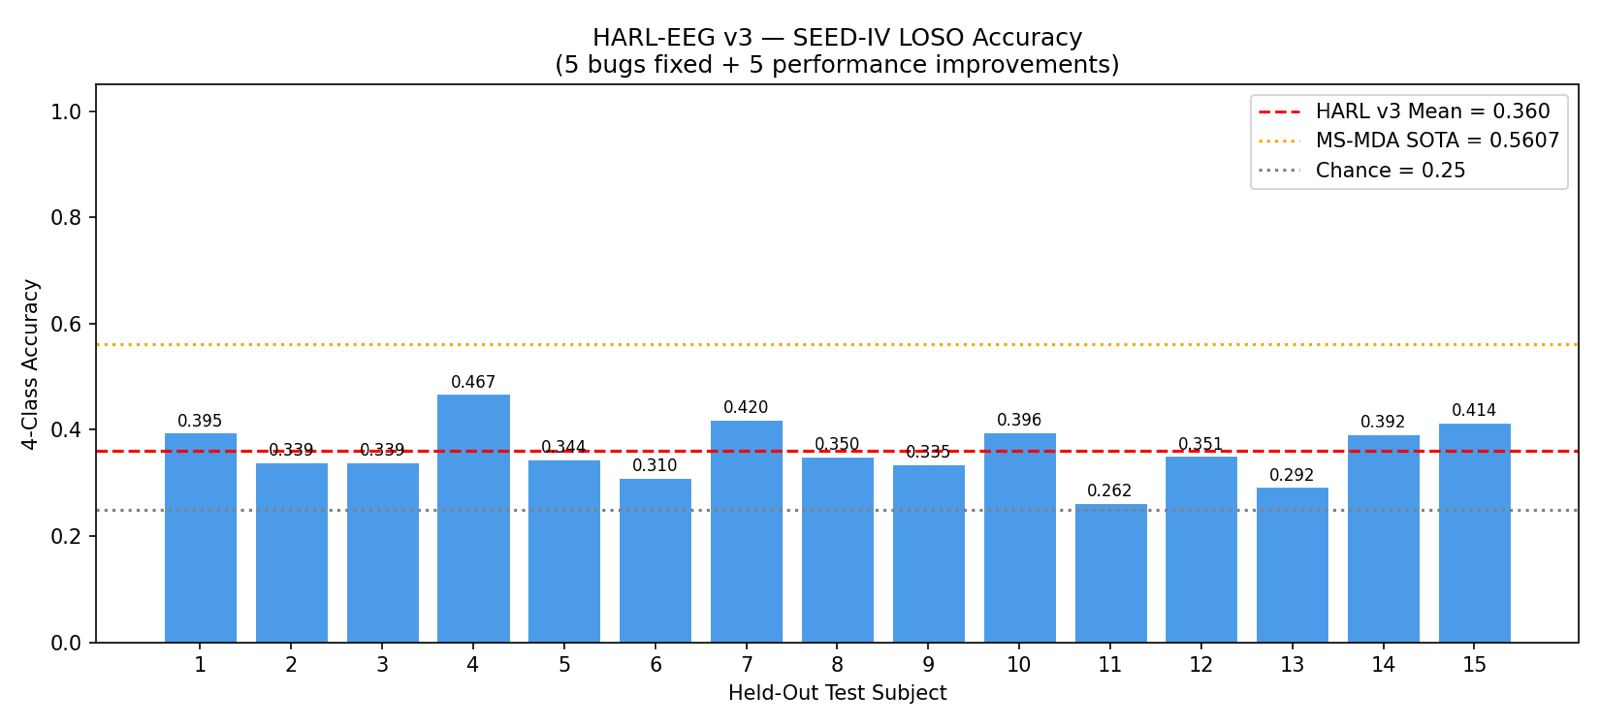

Reproduce this figure in Python.
"""
=============================================================================
HARL-EEG  v3  —  All 5 Bugs Fixed + All 5 Performance Improvements
SEED-IV  |  Subject-Independent LOSO  |  4-Class Emotion Recognition
=============================================================================
CARRIED OVER FROM v2 (BUG FIXES)
---------------------------------
FIX-1  PPO ratio now evaluates OLD actions under NEW policy
        dist_new.log_prob(w_old)  instead of  dist_new.log_prob(w_new)

FIX-2  Two separate optimizers: supervised_opt / rl_opt
        RL policy receives its own gradient path, no conflicts

FIX-3  Follows from FIX-2  — optimizer separation eliminates gradient
        overwrite between supervised and RL update steps

FIX-4  Target centroid computed from CALIBRATION SPLIT (10% of test
        subject data, labels unused) — no distribution leakage

FIX-5  DomainGapEstimator normalises concatenated features with
        LayerNorm before the MLP — stable gap signal across folds

NEW IN v3 (PERFORMANCE IMPROVEMENTS)
--------------------------------------
IMPR-1  LAMBDA_RL raised 0.01 → 0.05  (RL actually moves the loss now)

IMPR-2  RL controls domain-adaptation strength:
            λ_dann  = base * (1 + w.mean())
            λ_coral = base * (1 + w.mean())
        High-weight batches get stronger domain alignment — RL now
        directly steers cross-subject generalisation, not just CE.

IMPR-3  Stable reward:
            R = -per_ce.detach() + 0.2*(1 - gap.detach())
        Removes the unstable (1-conf)*(1-gap) product; raw CE signal
        is much cleaner credit assignment for PPO.

IMPR-4  L2-normalise features before gap estimation:
            src  = F.normalize(src_feat,  dim=1)
            cent = F.normalize(tgt_centroid, dim=0)
        Cosine-space distances are scale-invariant across subjects/folds.

IMPR-5  Entropy bonus in PPO:
            rl_loss = -min(surr1,surr2).mean() - 0.01*entropy.mean()
        Keeps the policy from collapsing to a constant weight too early.

WHERE RL IS APPLIED  (search "# RL-N" tags)
-------------------------------------------
RL-1   RLSampleWeightPolicy     — PPO actor definition
RL-2   DomainGapEstimator       — domain-gap state feature
RL-3   HARLModel.get_sample_weights  — state assembly + action sample
RL-4   train_epoch              — weighted CE  +  IMPR-2 λ-scaling
RL-5   _update_rl_policy        — PPO clipped surrogate + IMPR-5 entropy
RL-6   reward function          — IMPR-3 stable reward
=============================================================================
"""

# ─────────────────────────────────────────────────────────────────────────────
# Imports
# ─────────────────────────────────────────────────────────────────────────────
import os
import glob
import random
import collections
from pathlib import Path

import numpy as np
import scipy.io as sio
import matplotlib.pyplot as plt
from sklearn.metrics import accuracy_score

import torch
import torch.nn as nn
import torch.nn.functional as F
import torch.optim as optim

# ─────────────────────────────────────────────────────────────────────────────
# Reproducibility
# ─────────────────────────────────────────────────────────────────────────────
SEED = 42
random.seed(SEED)
np.random.seed(SEED)
torch.manual_seed(SEED)
if torch.cuda.is_available():
    torch.cuda.manual_seed_all(SEED)

DEVICE = torch.device("cuda" if torch.cuda.is_available() else "cpu")
print(f"Using device: {DEVICE}")

# ─────────────────────────────────────────────────────────────────────────────
# Paths & constants
# ─────────────────────────────────────────────────────────────────────────────
SEED_IV_PATH = "/kaggle/input/datasets/shashankmauryasvnit/seed-iv-eeg-features/eeg_feature_smooth"
CKPT_DIR     = Path("/kaggle/working/checkpoints_seed_iv_loso_v3")
CKPT_DIR.mkdir(parents=True, exist_ok=True)

N_CH    = 62
N_BANDS = 5

SESSION_LABELS = {
    1: [1,2,3,0,2,0,0,1,0,1,2,1,1,1,2,3,2,2,3,3,0,3,0,3],
    2: [2,1,3,0,0,2,0,2,3,3,2,3,2,0,1,1,2,1,0,3,0,1,3,1],
    3: [1,2,2,1,3,3,3,1,1,2,1,0,2,3,3,0,2,3,0,0,2,0,1,0],
}

# ── Hyperparameters ───────────────────────────────────────────────────────────
N_EPOCHS         = 60
BATCH_SIZE       = 128
LR_SUP           = 3e-4
LR_RL            = 3e-5

LAMBDA_DANN      = 0.1
LAMBDA_CORAL     = 0.05
LAMBDA_RL        = 0.05      # IMPR-1: raised from 0.01 → 0.05 (RL now moves loss)

PPO_CLIP         = 0.2
ENTROPY_COEF     = 0.01      # IMPR-5: entropy bonus coefficient
RL_UPDATE_EVERY  = 5
RL_START_EPOCH   = 5
CALIB_FRACTION   = 0.10      # FIX-4: calibration split fraction


# ─────────────────────────────────────────────────────────────────────────────
# Data loading
# ─────────────────────────────────────────────────────────────────────────────
def load_subject_raw(subj_id: int) -> tuple:
    pattern = os.path.join(SEED_IV_PATH, "**", f"{subj_id}_*.mat")
    files   = sorted(glob.glob(pattern, recursive=True))
    if not files:
        raise FileNotFoundError(f"Cannot find SEED-IV files for subject {subj_id}")

    features_list, labels_list = [], []

    for file_idx, file in enumerate(files[:3]):
        session_num    = file_idx + 1
        mat_data       = sio.loadmat(file)
        trial_keys     = sorted(
            [k for k in mat_data.keys() if "de_movingAve" in k],
            key=lambda x: int("".join(filter(str.isdigit, x)))
        )
        session_labels = SESSION_LABELS[session_num]

        for t_idx, key in enumerate(trial_keys):
            de    = mat_data[key].astype(np.float32)
            shape = de.shape
            if len(shape) == 3:
                ch_axis   = shape.index(62) if 62 in shape else 0
                band_axis = shape.index(5)  if 5  in shape else 2
                time_axis = [i for i in range(3) if i not in [ch_axis, band_axis]][0]
                de = np.transpose(de, (time_axis, ch_axis, band_axis))
            label = session_labels[t_idx]
            for w in range(de.shape[0]):
                features_list.append(de[w])
                labels_list.append(label)

    return (
        np.array(features_list, dtype=np.float32),
        {"emotion": np.array(labels_list, dtype=np.int64)},
    )


def load_all_subjects(subject_ids: list) -> tuple:
    windows_list, subj_id_list = [], []
    label_lists = collections.defaultdict(list)
    available   = []

    for sid in subject_ids:
        try:
            w, l = load_subject_raw(sid)
            windows_list.append(w)
            subj_id_list.append(np.full(len(w), sid, dtype=np.int32))
            for k, v in l.items():
                label_lists[k].append(v)
            available.append(sid)
            print(f"  Subject {sid:02d}: {len(w)} windows")
        except FileNotFoundError as e:
            print(f"  SKIP: {e}")

    all_windows       = np.concatenate(windows_list, axis=0)
    subject_ids_array = np.concatenate(subj_id_list)
    all_labels        = {k: np.concatenate(v) for k, v in label_lists.items()}
    print(f"\nTotal: {all_windows.shape[0]} windows from {len(available)} subjects")
    return all_windows, all_labels, subject_ids_array, available


def global_normalize(X_train: np.ndarray, X_test: np.ndarray) -> tuple:
    mu  = X_train.mean(axis=(0, 2), keepdims=True)
    std = X_train.std(axis=(0, 2),  keepdims=True)
    std[std < 1e-8] = 1e-8
    return (X_train - mu) / std, (X_test - mu) / std


# ─────────────────────────────────────────────────────────────────────────────
# Electrode adjacency
# ─────────────────────────────────────────────────────────────────────────────
def build_electrode_adjacency(n_ch: int = 62, k: int = 6) -> torch.Tensor:
    layout = [
        (0,0),(0,1),(0,2),(0,3),(0,4),
        (1,0),(1,1),(1,2),(1,3),(1,4),(1,5),(1,6),(1,7),(1,8),
        (2,0),(2,1),(2,2),(2,3),(2,4),(2,5),(2,6),(2,7),(2,8),
        (3,0),(3,1),(3,2),(3,3),(3,4),(3,5),(3,6),(3,7),(3,8),
        (4,0),(4,1),(4,2),(4,3),(4,4),(4,5),(4,6),(4,7),(4,8),
        (5,0),(5,1),(5,2),(5,3),(5,4),(5,5),(5,6),(5,7),(5,8),
        (6,0),(6,1),(6,2),(6,3),(6,4),(6,5),(6,6),(6,7),
        (7,0),(7,1),
    ]
    assert len(layout) == 62

    coords = np.array([[r * 2.0, p * 2.0] for r, p in layout], dtype=np.float32)
    adj    = np.zeros((n_ch, n_ch), dtype=np.float32)

    for i in range(n_ch):
        dists    = np.linalg.norm(coords - coords[i], axis=1)
        dists[i] = np.inf
        for j in np.argsort(dists)[:k]:
            adj[i, j] = adj[j, i] = 1.0

    adj      = adj + np.eye(n_ch)
    D        = np.diag(adj.sum(axis=1) ** -0.5)
    adj_norm = D @ adj @ D
    return torch.tensor(adj_norm, dtype=torch.float32)


ADJ = build_electrode_adjacency(N_CH, k=6)


# ─────────────────────────────────────────────────────────────────────────────
# Feature extractor — Spatial GCN
# ─────────────────────────────────────────────────────────────────────────────
class GraphConvLayer(nn.Module):
    def __init__(self, in_dim: int, out_dim: int):
        super().__init__()
        self.W  = nn.Linear(in_dim, out_dim, bias=False)
        self.bn = nn.BatchNorm1d(out_dim)

    def forward(self, x: torch.Tensor, adj: torch.Tensor) -> torch.Tensor:
        out     = torch.bmm(adj.unsqueeze(0).expand(x.size(0), -1, -1), x)
        out     = self.W(out)
        B, C, D = out.shape
        return F.relu(self.bn(out.reshape(B * C, D)).reshape(B, C, D))


class SpatialGCNEncoder(nn.Module):
    def __init__(self, in_dim: int = 5, hidden: int = 64, out_dim: int = 128):
        super().__init__()
        self.gc1  = GraphConvLayer(in_dim, hidden)
        self.gc2  = GraphConvLayer(hidden, out_dim)
        self.drop = nn.Dropout(0.3)

    def forward(self, x: torch.Tensor) -> torch.Tensor:
        adj = ADJ.to(x.device)
        h   = self.drop(self.gc1(x, adj))
        return self.gc2(h, adj).mean(dim=1)   # (B, out_dim)


# ─────────────────────────────────────────────────────────────────────────────
# Feature extractor — Band Transformer
# ─────────────────────────────────────────────────────────────────────────────
class BandTransformer(nn.Module):
    def __init__(self, n_bands: int = 5, n_ch: int = 62,
                 d_model: int = 64, nhead: int = 4, out_dim: int = 128):
        super().__init__()
        self.proj    = nn.Linear(n_ch, d_model)
        self.pos_emb = nn.Parameter(torch.randn(1, n_bands, d_model) * 0.02)
        enc          = nn.TransformerEncoderLayer(
            d_model=d_model, nhead=nhead, dim_feedforward=d_model * 2,
            dropout=0.1, batch_first=True, norm_first=True
        )
        self.transformer = nn.TransformerEncoder(enc, num_layers=2)
        self.fc_out      = nn.Linear(n_bands * d_model, out_dim)

    def forward(self, x: torch.Tensor) -> torch.Tensor:
        h = self.proj(x.permute(0, 2, 1)) + self.pos_emb   # (B, 5, d_model)
        h = self.transformer(h).reshape(h.size(0), -1)
        return F.relu(self.fc_out(h))                        # (B, out_dim)


class HARLFeatureExtractor(nn.Module):
    def __init__(self, n_ch: int = 62, n_bands: int = 5, feature_dim: int = 256):
        super().__init__()
        self.gcn        = SpatialGCNEncoder(in_dim=n_bands, hidden=64, out_dim=128)
        self.band_trans = BandTransformer(n_bands=n_bands, n_ch=n_ch,
                                          d_model=64, nhead=4, out_dim=128)
        self.fusion     = nn.Sequential(
            nn.Linear(256, feature_dim),
            nn.LayerNorm(feature_dim),
            nn.GELU(),
            nn.Dropout(0.3),
        )

    def forward(self, x: torch.Tensor) -> torch.Tensor:
        return self.fusion(torch.cat([self.gcn(x), self.band_trans(x)], dim=1))


# ─────────────────────────────────────────────────────────────────────────────
# Domain adaptation helpers
# ─────────────────────────────────────────────────────────────────────────────
class GradientReversalFn(torch.autograd.Function):
    @staticmethod
    def forward(ctx, x, alpha):
        ctx.alpha = alpha
        return x.clone()

    @staticmethod
    def backward(ctx, grad):
        return -ctx.alpha * grad, None


class GradientReversal(nn.Module):
    def __init__(self, alpha: float = 0.5):
        super().__init__()
        self.alpha = alpha

    def forward(self, x):
        return GradientReversalFn.apply(x, self.alpha)


def coral_loss(source: torch.Tensor, target: torch.Tensor) -> torch.Tensor:
    d = source.size(1)
    def cov(X):
        Xc = X - X.mean(0, keepdim=True)
        return (Xc.T @ Xc) / (X.size(0) - 1 + 1e-8)
    return ((cov(source) - cov(target)) ** 2).sum() / (4.0 * d * d)


# ─────────────────────────────────────────────────────────────────────────────
# RL-2  DomainGapEstimator
# (FIX-5: LayerNorm before MLP  +  IMPR-4: L2-normalise before concatenation)
# ─────────────────────────────────────────────────────────────────────────────
class DomainGapEstimator(nn.Module):
    """
    RL COMPONENT 2 — Scalar domain-gap signal for the RL state.

    FIX-5:   LayerNorm applied to the concatenated [src, centroid] before MLP.
    IMPR-4:  Both src_feat and tgt_centroid are L2-normalised BEFORE
             concatenation.  Cosine-space distances are scale-invariant across
             subjects and recording sessions, making the gap signal consistent
             across all LOSO folds.
    """
    def __init__(self, feat_dim: int = 256):
        super().__init__()
        self.norm = nn.LayerNorm(feat_dim * 2)   # FIX-5: applied after concat
        self.fc   = nn.Sequential(
            nn.Linear(feat_dim * 2, 64), nn.ReLU(),
            nn.Linear(64, 1),            nn.Sigmoid(),
        )

    def forward(self, src_feat: torch.Tensor, tgt_centroid: torch.Tensor) -> torch.Tensor:
        # IMPR-4: L2-normalise → cosine-space, scale-invariant gap signal
        src_n  = F.normalize(src_feat,    dim=1)               # (B, 256)
        cent_n = F.normalize(tgt_centroid, dim=0).unsqueeze(0) # (1, 256)
        expanded = cent_n.expand_as(src_n)                     # (B, 256)

        cat_feat = torch.cat([src_n, expanded], dim=1)         # (B, 512)
        return self.fc(self.norm(cat_feat))                     # (B, 1)


# ─────────────────────────────────────────────────────────────────────────────
# RL-1  RLSampleWeightPolicy  (PPO actor)
# ─────────────────────────────────────────────────────────────────────────────
class RLSampleWeightPolicy(nn.Module):
    """
    RL COMPONENT 1 — Stochastic policy (actor).

    State  (258-dim): [feature (256), domain_gap (1), confidence (1)]
    Action (scalar) : w ∈ [0, 1]  — per-sample CE loss weight

    forward()  →  (w, log_prob)   sample new action
    evaluate() →  (log_prob, entropy)   evaluate OLD action under NEW policy
                  entropy returned to support IMPR-5 bonus
    """
    def __init__(self, state_dim: int = 258):
        super().__init__()
        self.actor = nn.Sequential(
            nn.Linear(state_dim, 128), nn.ReLU(),
            nn.Linear(128, 64),        nn.ReLU(),
            nn.Linear(64, 1),          nn.Sigmoid(),
        )
        self.log_std = nn.Parameter(torch.zeros(1))

    def _dist(self, state: torch.Tensor) -> torch.distributions.Normal:
        mean = self.actor(state)
        std  = self.log_std.exp().clamp(0.01, 0.5)
        return torch.distributions.Normal(mean, std)

    def forward(self, state: torch.Tensor) -> tuple:
        dist   = self._dist(state)
        w      = dist.rsample().clamp(0.0, 1.0)
        log_p  = dist.log_prob(w)
        return w, log_p

    def evaluate(self, state: torch.Tensor, w_old: torch.Tensor) -> tuple:
        """
        FIX-1  — log π_new(w_OLD | state)
        IMPR-5 — also return entropy for the PPO bonus term
        """
        dist    = self._dist(state)
        log_p   = dist.log_prob(w_old.clamp(0.0, 1.0))   # (B, 1)
        entropy = dist.entropy()                           # (B, 1)
        return log_p, entropy


# ─────────────────────────────────────────────────────────────────────────────
# Full HARL model
# ─────────────────────────────────────────────────────────────────────────────
class HARLModel(nn.Module):
    def __init__(self, n_actions: int = 4, n_subjects: int = 15, feature_dim: int = 256):
        super().__init__()
        self.extractor    = HARLFeatureExtractor(N_CH, N_BANDS, feature_dim)
        self.emotion_head = nn.Sequential(
            nn.Linear(feature_dim, 128), nn.ReLU(), nn.Dropout(0.2),
            nn.Linear(128, n_actions),
        )
        self.grad_reversal = GradientReversal(alpha=0.5)
        self.domain_head   = nn.Sequential(
            nn.Linear(feature_dim, 128), nn.ReLU(),
            nn.Linear(128, n_subjects),
        )
        self.domain_gap_est = DomainGapEstimator(feat_dim=feature_dim)   # RL-2
        self.rl_policy      = RLSampleWeightPolicy(state_dim=feature_dim + 2)  # RL-1

    def encode(self, x: torch.Tensor) -> torch.Tensor:
        return self.extractor(x)

    def forward(self, x: torch.Tensor) -> torch.Tensor:
        return self.emotion_head(self.encode(x))

    def domain_logits(self, x: torch.Tensor) -> torch.Tensor:
        return self.domain_head(self.grad_reversal(self.encode(x)))

    def _build_rl_state(self, x: torch.Tensor, tgt_centroid: torch.Tensor) -> tuple:
        feat = self.encode(x)
        gap  = self.domain_gap_est(feat, tgt_centroid)
        conf = (
            torch.softmax(self.emotion_head(feat), dim=1)
            .max(dim=1, keepdim=True).values
        )
        state = torch.cat([feat, gap, conf], dim=1)   # (B, 258)
        return state, feat

    # RL-3  Sample new action
    def get_sample_weights(
        self, x: torch.Tensor, tgt_centroid: torch.Tensor
    ) -> tuple:
        state, _ = self._build_rl_state(x, tgt_centroid)
        return self.rl_policy(state)   # (w, log_prob)

    # FIX-1 helper
    def evaluate_old_action(
        self, x: torch.Tensor, tgt_centroid: torch.Tensor, w_old: torch.Tensor
    ) -> tuple:
        """
        Returns (log_prob_new, entropy, feat).
        log_prob_new = log π_new(w_old | state)  ← FIX-1
        entropy                                   ← IMPR-5
        """
        state, feat      = self._build_rl_state(x, tgt_centroid)
        log_prob, entropy = self.rl_policy.evaluate(state, w_old)
        return log_prob, entropy, feat


# ─────────────────────────────────────────────────────────────────────────────
# HARL Trainer
# ─────────────────────────────────────────────────────────────────────────────
class HARLTrainer:
    """
    Two separate optimizers (FIX-2 / FIX-3):

        supervised_opt  — extractor + emotion_head + domain_head
        rl_opt          — rl_policy + domain_gap_est

    v3 additions
    ─────────────
    IMPR-1  LAMBDA_RL = 0.05   (defined in globals)
    IMPR-2  λ_dann / λ_coral   dynamically scaled by w.mean() each batch
    IMPR-3  Stable reward  R = -per_ce + 0.2*(1-gap)
    IMPR-4  L2-norm in DomainGapEstimator  (handled in the module)
    IMPR-5  Entropy bonus in PPO update
    """
    def __init__(self, model: HARLModel, n_subjects: int = 15):
        self.model = model.to(DEVICE)

        self.supervised_opt = optim.AdamW([
            {"params": model.extractor.parameters(),    "lr": LR_SUP * 0.5},
            {"params": model.emotion_head.parameters(), "lr": LR_SUP},
            {"params": model.domain_head.parameters(),  "lr": LR_SUP},
        ], weight_decay=1e-4)

        self.rl_opt = optim.AdamW([
            {"params": model.rl_policy.parameters(),      "lr": LR_RL},
            {"params": model.domain_gap_est.parameters(), "lr": LR_RL},
        ], weight_decay=1e-5)

        self.scheduler = optim.lr_scheduler.CosineAnnealingLR(
            self.supervised_opt, T_max=N_EPOCHS, eta_min=1e-5
        )
        self.ce_loss = nn.CrossEntropyLoss(reduction="none")

    # FIX-4
    def compute_target_centroid(self, X_calib: np.ndarray) -> torch.Tensor:
        self.model.eval()
        feats = []
        with torch.no_grad():
            for i in range(0, len(X_calib), 256):
                b = torch.tensor(X_calib[i:i+256], dtype=torch.float32).to(DEVICE)
                feats.append(self.model.encode(b))
        self.model.train()
        return torch.cat(feats).mean(0)   # (256,) — no labels used

    # RL-4  Weighted CE + IMPR-2 dynamic domain-adaptation scaling
    def train_epoch(
        self,
        X_train:        np.ndarray,
        y_train:        np.ndarray,
        subj_ids:       np.ndarray,
        X_calib:        np.ndarray,
        tgt_centroid:   torch.Tensor,
        epoch:          int,
        subj_label_map: dict,
    ) -> float:
        """
        RL COMPONENT 4 — Weighted CE loss + RL-driven domain-adaptation.

        IMPR-2:
            w_mean = mean(w_i) over the batch   (RL output)
            λ_dann_eff  = LAMBDA_DANN  * (1 + w_mean)
            λ_coral_eff = LAMBDA_CORAL * (1 + w_mean)

        When RL assigns high weights → harder, closer-to-target samples
        → domain alignment is boosted automatically for those batches.
        This gives RL direct leverage over cross-subject generalisation.
        """
        self.model.train()
        perm       = np.random.permutation(len(X_train))
        total_loss = 0.0
        n_batches  = 0
        warmup     = min(1.0, epoch / 10.0)

        tidx     = np.random.choice(len(X_calib), min(256, len(X_calib)), replace=False)
        X_test_t = torch.tensor(X_calib[tidx], dtype=torch.float32).to(DEVICE)

        for i in range(0, len(perm), BATCH_SIZE):
            idx = perm[i : i + BATCH_SIZE]
            xb  = torch.tensor(X_train[idx], dtype=torch.float32).to(DEVICE)
            yb  = torch.tensor(y_train[idx], dtype=torch.long).to(DEVICE)
            sb  = torch.tensor(
                [subj_label_map[s] for s in subj_ids[idx]], dtype=torch.long
            ).to(DEVICE)

            # ── Sample RL weights (detached from supervised graph) ────────
            with torch.no_grad():
                w_sampled, old_log_probs = self.model.get_sample_weights(
                    xb, tgt_centroid
                )
            weights = w_sampled.detach().squeeze(1)     # (B,)

            # ── IMPR-2: dynamic λ scaling from RL weights ─────────────────
            w_mean      = weights.mean().item()
            lambda_dann_eff  = LAMBDA_DANN  * (1.0 + w_mean)   # IMPR-2
            lambda_coral_eff = LAMBDA_CORAL * (1.0 + w_mean)   # IMPR-2

            # ── Supervised loss (RL-weighted CE) ─────────────────────────
            feat          = self.model.encode(xb)
            logits        = self.model.emotion_head(feat)
            per_sample_ce = self.ce_loss(logits, yb)                    # (B,)
            sup_loss      = (weights * per_sample_ce).mean()            # RL-4

            # ── DANN ──────────────────────────────────────────────────────
            dann_loss = F.cross_entropy(self.model.domain_logits(xb), sb)

            # ── CORAL ─────────────────────────────────────────────────────
            tgt_feat = self.model.encode(X_test_t)
            coral    = coral_loss(feat, tgt_feat)

            # ── Supervised backward ───────────────────────────────────────
            loss = (
                sup_loss
                + warmup * lambda_dann_eff  * dann_loss   # IMPR-2
                + warmup * lambda_coral_eff * coral        # IMPR-2
            )
            self.supervised_opt.zero_grad()
            loss.backward()
            nn.utils.clip_grad_norm_(
                list(self.model.extractor.parameters()) +
                list(self.model.emotion_head.parameters()) +
                list(self.model.domain_head.parameters()), 2.0
            )
            self.supervised_opt.step()

            total_loss += loss.item()
            n_batches  += 1

            # ── RL policy update ──────────────────────────────────────────
            if epoch >= RL_START_EPOCH and n_batches % RL_UPDATE_EVERY == 0:
                self._update_rl_policy(
                    xb, yb, tgt_centroid,
                    w_old=w_sampled.detach(),
                    old_log_probs=old_log_probs.detach()
                )

        self.scheduler.step()
        return total_loss / max(n_batches, 1)

    # RL-5  PPO update  (FIX-1 + IMPR-3 stable reward + IMPR-5 entropy)
    def _update_rl_policy(
        self,
        xb:            torch.Tensor,
        yb:            torch.Tensor,
        tgt_centroid:  torch.Tensor,
        w_old:         torch.Tensor,
        old_log_probs: torch.Tensor,
    ):
        """
        RL COMPONENT 5 — PPO clipped surrogate.

        FIX-1:   new_log_probs = log π_new(w_old | state)
        IMPR-3:  reward  = -per_ce.detach() + 0.2*(1-gap.detach())
                 → stable, not dependent on evolving (1-conf) product
        IMPR-5:  rl_loss += -ENTROPY_COEF * entropy.mean()
                 → prevents policy collapse to constant weights
        """
        self.model.train()

        # ── RL-6 / IMPR-3: Stable reward (no grad) ───────────────────────
        with torch.no_grad():
            feat   = self.model.encode(xb)
            gap    = self.model.domain_gap_est(feat, tgt_centroid).squeeze(1)
            logit  = self.model.emotion_head(feat)
            per_ce = self.ce_loss(logit, yb)

            # IMPR-3: clean CE signal + small domain bonus
            # -per_ce    → model is rewarded for samples it struggles with
            # 0.2*(1-gap) → light bonus for samples near target distribution
            reward = -per_ce.detach() + 0.2 * (1.0 - gap.detach())

        # ── FIX-1 + IMPR-5: evaluate log π_new(w_old) and entropy ────────
        new_log_probs, entropy, _ = self.model.evaluate_old_action(
            xb, tgt_centroid, w_old
        )
        new_log_probs = new_log_probs.squeeze(1)    # (B,)
        old_log_probs = old_log_probs.squeeze(1)    # (B,)
        entropy       = entropy.squeeze(1)           # (B,)

        # ── PPO clipped surrogate ─────────────────────────────────────────
        adv   = (reward - reward.mean()) / (reward.std() + 1e-8)
        ratio = torch.exp(new_log_probs - old_log_probs)
        surr1 = ratio * adv
        surr2 = ratio.clamp(1 - PPO_CLIP, 1 + PPO_CLIP) * adv

        # IMPR-5: subtract entropy bonus to encourage exploration
        rl_loss = -torch.min(surr1, surr2).mean() - ENTROPY_COEF * entropy.mean()

        # ── RL-only optimizer step (FIX-2/3) ─────────────────────────────
        self.rl_opt.zero_grad()
        (LAMBDA_RL * rl_loss).backward()    # IMPR-1: LAMBDA_RL = 0.05
        nn.utils.clip_grad_norm_(
            list(self.model.rl_policy.parameters()) +
            list(self.model.domain_gap_est.parameters()), 1.0
        )
        self.rl_opt.step()


# ─────────────────────────────────────────────────────────────────────────────
# LOSO loop  (FIX-4: calibration split inside test fold)
# ─────────────────────────────────────────────────────────────────────────────
def train_loso_harl(
    all_windows:        np.ndarray,
    all_labels:         dict,
    subject_ids_array:  np.ndarray,
    available_subjects: list,
) -> dict:
    results        = {}
    n_subj         = len(available_subjects)
    subj_label_map = {s: i for i, s in enumerate(available_subjects)}

    for test_sid in available_subjects:
        print(f"\n{'='*65}")
        print(f"  LOSO Fold — Test Subject: {test_sid:02d}")
        print(f"{'='*65}")

        test_mask  = (subject_ids_array == test_sid)
        train_mask = ~test_mask

        X_train_n, X_test_n = global_normalize(
            all_windows[train_mask].astype(np.float32),
            all_windows[test_mask].astype(np.float32),
        )
        X_train_feat = X_train_n    # (N_train, 62, 5)
        X_test_feat  = X_test_n     # (N_test,  62, 5)

        y_train = all_labels["emotion"][train_mask]
        y_test  = all_labels["emotion"][test_mask]
        s_train = subject_ids_array[train_mask]

        # FIX-4: calibration split (labels NOT used)
        n_test    = len(X_test_feat)
        n_calib   = max(1, int(n_test * CALIB_FRACTION))
        calib_idx = np.random.choice(n_test, n_calib, replace=False)
        eval_mask = np.ones(n_test, dtype=bool)
        eval_mask[calib_idx] = False

        X_calib = X_test_feat[calib_idx]
        X_eval  = X_test_feat[eval_mask]
        y_eval  = y_test[eval_mask]

        print(f"  Test windows: {n_test}  |  "
              f"calib: {n_calib}  |  eval: {eval_mask.sum()}")

        model   = HARLModel(n_actions=4, n_subjects=n_subj, feature_dim=256)
        trainer = HARLTrainer(model, n_subjects=n_subj)

        print("  [1] Computing target centroid from calibration split...")
        tgt_centroid = trainer.compute_target_centroid(X_calib)

        best_acc  = 0.0
        best_path = CKPT_DIR / f"harl_v3_test{test_sid:02d}_best.pth"

        print(f"  [2] Training {N_EPOCHS} epochs  "
              f"(RL activates at epoch {RL_START_EPOCH})...")

        for epoch in range(N_EPOCHS):
            loss = trainer.train_epoch(
                X_train_feat, y_train, s_train,
                X_calib, tgt_centroid, epoch, subj_label_map,
            )

            if (epoch + 1) % 5 == 0:
                model.eval()
                preds = []
                with torch.no_grad():
                    for i in range(0, len(X_eval), 256):
                        b = torch.tensor(
                            X_eval[i:i+256], dtype=torch.float32
                        ).to(DEVICE)
                        preds.extend(model(b).argmax(1).cpu().tolist())
                model.train()

                acc       = accuracy_score(y_eval, preds)
                rl_active = epoch >= RL_START_EPOCH
                print(f"    Epoch {epoch+1:3d} | loss={loss:.4f} | "
                      f"val_acc={acc:.4f} | RL={'ON' if rl_active else 'warming up'}")

                if acc > best_acc:
                    best_acc = acc
                    torch.save(model.state_dict(), str(best_path))

        # Final evaluation
        model.load_state_dict(torch.load(str(best_path), map_location=DEVICE))
        model.eval()
        preds = []
        with torch.no_grad():
            for i in range(0, len(X_eval), 256):
                b = torch.tensor(
                    X_eval[i:i+256], dtype=torch.float32
                ).to(DEVICE)
                preds.extend(model(b).argmax(1).cpu().tolist())

        test_acc          = accuracy_score(y_eval, preds)
        results[test_sid] = test_acc
        print(f"\n  ► Subject {test_sid:02d} | final acc = {test_acc:.4f}  "
              f"(best = {best_acc:.4f})")

    return results


# ─────────────────────────────────────────────────────────────────────────────
# Results plot
# ─────────────────────────────────────────────────────────────────────────────
def plot_results(results: dict):
    subjects = sorted(results.keys())
    accs     = [results[s] for s in subjects]
    mean_acc = np.mean(accs)

    plt.figure(figsize=(11, 5))
    bars = plt.bar(subjects, accs, color="#4C9BE8", edgecolor="white", linewidth=0.5)
    plt.axhline(mean_acc, color="red",    linestyle="--",
                label=f"HARL v3 Mean = {mean_acc:.3f}")
    plt.axhline(0.5607,   color="orange", linestyle=":",
                label="MS-MDA SOTA = 0.5607")
    plt.axhline(0.25,     color="gray",   linestyle=":",
                label="Chance = 0.25")

    for bar, acc in zip(bars, accs):
        plt.text(bar.get_x() + bar.get_width() / 2,
                 bar.get_height() + 0.005,
                 f"{acc:.3f}", ha="center", va="bottom", fontsize=8)

    plt.xlabel("Held-Out Test Subject")
    plt.ylabel("4-Class Accuracy")
    plt.title("HARL-EEG v3 — SEED-IV LOSO Accuracy\n"
              "(5 bugs fixed + 5 performance improvements)")
    plt.xticks(subjects)
    plt.legend(loc="upper right")
    plt.ylim(0, 1.05)
    plt.tight_layout()

    out_path = "/kaggle/working/seed_iv_loso_results_v3.png"
    plt.savefig(out_path, dpi=150)
    plt.show()
    print(f"\nPlot saved → {out_path}")
    print(f"Mean accuracy : {mean_acc:.4f}")
    print(f"MS-MDA target : 0.5607")
    delta = mean_acc - 0.5607
    print(f"Gap           : {delta:+.4f}  {'✅ ABOVE SOTA' if delta > 0 else '⚠️  below SOTA'}")


# ─────────────────────────────────────────────────────────────────────────────
# Entry point
# ─────────────────────────────────────────────────────────────────────────────
def main():
    SUBJECT_IDS = list(range(1, 16))

    print("=" * 65)
    print("  HARL-EEG v3  —  SEED-IV  |  LOSO  |  4-Class Emotion")
    print("  5 bugs fixed + 5 performance improvements.")
    print("=" * 65)

    all_windows, all_labels, subject_ids_array, available_subjects = \
        load_all_subjects(SUBJECT_IDS)

    results = train_loso_harl(
        all_windows, all_labels, subject_ids_array, available_subjects
    )

    if results:
        plot_results(results)


if __name__ == "__main__":
    main()
